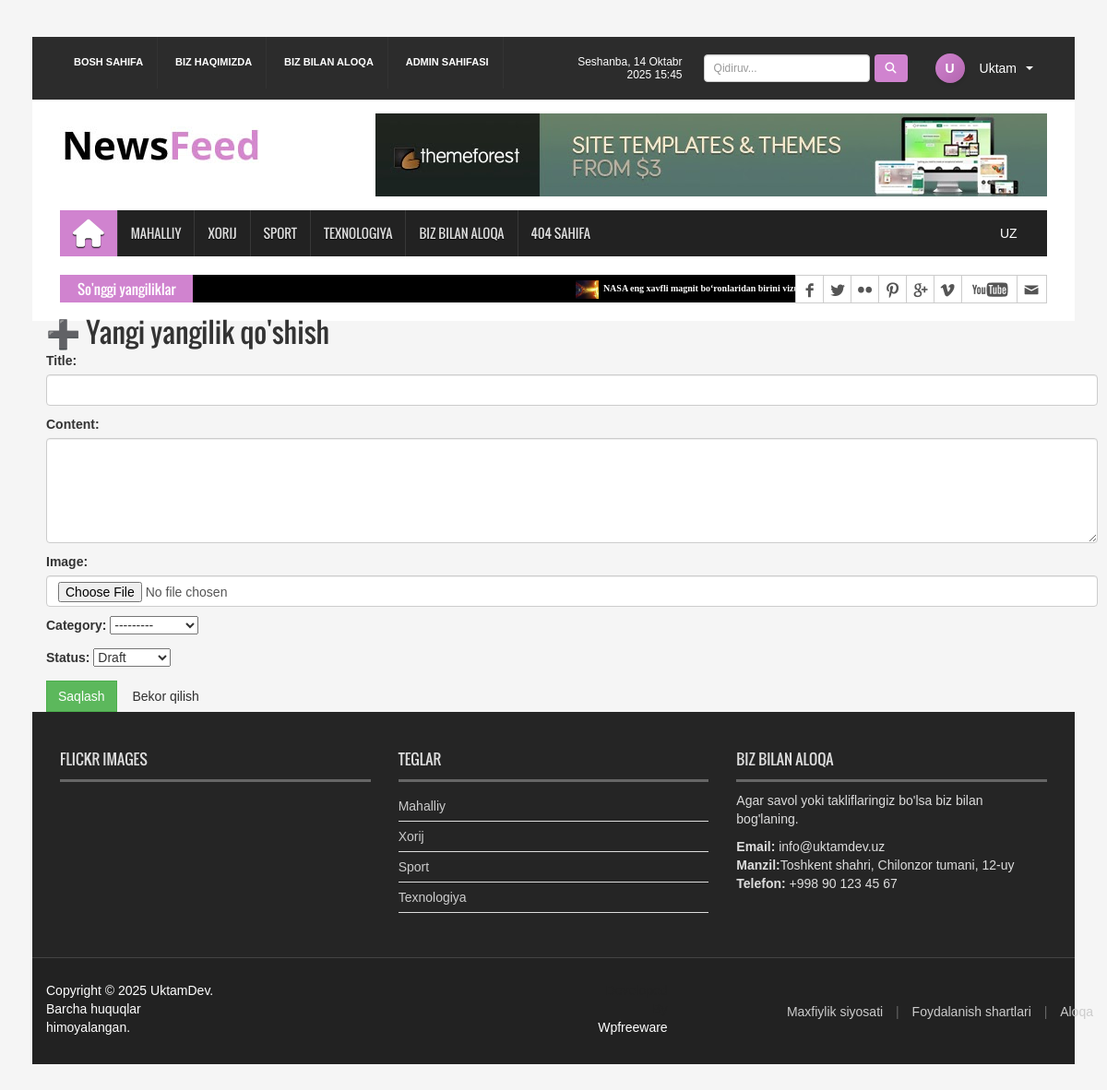
/uz/news/create/ (signed in), run on the app's committed database.
### news_app/models.py (models this page shows, shortened)
class Category(models.Model):
    name = models.CharField(max_length=100, unique=True)
    slug = models.SlugField(max_length=120, unique=True)
    name_en = models.CharField(max_length=100, blank=True, null=True)
    name_ru = models.CharField(max_length=100, blank=True, null=True)
    class Meta:
        verbose_name_plural = 'Categories'
    def __str__(self):
        return self.name
    def get_absolute_url(self):
        return reverse("news:category_detail", kwargs={"slug": self.slug})
    def get_translate_name(self):
        from django.utils import translation
        lang = translation.get_language()
        if lang == "en" and self.name_en:
            return self.name_en
        elif lang == "ru" and self.name_ru:
            return self.name_ru
        return self.name

class News(models.Model):
    class Status(models.TextChoices):
        DRAFT = 'Df', 'Draft'
        PUBLISHED = 'Pu', 'Published'
        ARCHIVED = 'Ar', 'Archived'
    title = models.CharField(max_length=250)
    slug = models.SlugField(max_length=250, unique=True)
    content = models.TextField()
    title_en = models.CharField(max_length=250, blank=True, null=True)
    title_ru = models.CharField(max_length=250, blank=True, null=True)
    content_en = models.TextField(blank=True, null=True)
    content_ru = models.TextField(blank=True, null=True)
    image = models.ImageField(upload_to='news/images/', blank=True, null=True)
    author = models.ForeignKey(User, on_delete=models.CASCADE, related_name='news', null=True, blank=True)
    category = models.ForeignKey(Category, on_delete=models.CASCADE, related_name='news')
    published_at = models.DateTimeField(default=timezone.now)
    created_at = models.DateTimeField(auto_now_add=True)
    updated_at = models.DateTimeField(auto_now=True)
    status = models.CharField(
        max_length=2,
        choices=Status.choices,
        default=Status.DRAFT
    )
    views = models.PositiveIntegerField(default=0) # Ko'rishlar soni
    objects = models.Manager()   # Default manager
    published = PublishedManager()  # Custom manager faqat PUBLISHED postlarni qaytaradi
    def get_translated_title(self):
        lang = translation.get_language()
        if lang == 'en' and self.title_en:
            return self.title_en
        elif lang == 'ru' and self.title_ru:
            return self.title_ru
        return self.title  # default uzbekcha
    class Meta:
        ordering = ['-published_at']
    def get_absolute_url(self):
        return reverse("news:news_detail", kwargs={"slug": self.slug})

### news_app/views.py (the view, shortened to what this page needs)
# urls.py: path("news/create/", NewsCreateView.as_view(), name="news_create"),
class NewsCreateView(LoginRequiredMixin, UserPassesTestMixin, CreateView):
    model = News
    form_class = NewsForm
    template_name = 'crud/news_create.html'
    success_url = reverse_lazy('news:home')
    def test_func(self):
        return self.request.user.is_staff or self.request.user.is_superuser

### news_app/forms.py
class NewsForm(forms.ModelForm):
  class Meta:
    model = News
    fields = ["title", "content", "image", "category", "status"]
    widgets = {
            'title': forms.TextInput(attrs={'class': 'form-control'}),
            'slug': forms.TextInput(attrs={'class': 'form-control'}),
            'content': forms.Textarea(attrs={'class': 'form-control', 'rows': 5}),
            'image': forms.ClearableFileInput(attrs={'class': 'form-control'}),
            'category': forms.Select(attrs={'class': 'form-select'}),
            'status': forms.Select(attrs={'class': 'form-select'}),
        }

### news_app/context_processor.py (called while the page is built)
def latest_news(request):
    latest_news = News.published.order_by('-published_at')[:10]
    categories = Category.objects.all()
    context = {
        'latest_news': latest_news,
        'categories': categories,
    }
    return context

### news_app/models.py (called while the page is built)
    def get_queryset(self):
        return super().get_queryset().filter(status=self.model.Status.PUBLISHED)

### templates/crud/news_create.html (shortened to what this page needs)
{% extends 'news/base.html' %}
{% load static %}
{% block content %}
  <div class="container my-4">
    <h2 class="mb-3">➕ Yangi yangilik qo'shish</h2>
    <form method="post" enctype="multipart/form-data" class="shadow p-4 bg-light rounded">
      {{ form.as_p }}
      <button type="submit" class="btn btn-success">Saqlash</button>
      <a href="{{ news.get_absolute_url}}" class="btn btn-secondary">Bekor qilish</a>
    </form>
  </div>
{% endblock content %}

### templates/news/base.html (shortened to what this page needs)
{% load static %}
{% load i18n %}
<!DOCTYPE html>
<html lang="en">
<head>
    <link rel="stylesheet" type="text/css" href="{% static 'css/bootstrap.min.css' %}">
    <link rel="stylesheet" type="text/css" href="{% static 'css/font-awesome.min.css' %}">
    <link rel="stylesheet" type="text/css" href="{% static 'css/animate.css' %}">
    <link rel="stylesheet" type="text/css" href="{% static 'css/font.css' %}">
    <link rel="stylesheet" type="text/css" href="{% static 'css/li-scroller.css' %}">
    <link rel="stylesheet" type="text/css" href="{% static 'css/news_app.css' %}">
    <link rel="stylesheet" type="text/css" href="{% static 'css/slick.css' %}">
    <link rel="stylesheet" type="text/css" href="{% static 'css/jquery.fancybox.css' %}">
    <link rel="stylesheet" type="text/css" href="{% static 'css/theme.css' %}">
    <link rel="stylesheet" type="text/css" href="{% static 'css/style.css' %}">
    <link rel="stylesheet" href="https://cdnjs.cloudflare.com/ajax/libs/font-awesome/6.4.0/css/all.min.css">
</head>
<body>
<div class="container-fluid">
    <header id="header">
        <div class="row">
            <div class="col-lg-12 col-md-12 col-sm-12">
                <div class="header_top">
                    <div class="header_top_left">
                        <ul class="top_nav">
                            <li><a href="{% url 'news:home' %}">{% trans "Bosh sahifa" %}</a></li>
                            <li><a href="{% url 'news:about' %}">{% trans "Biz haqimizda" %}</a></li>
                            <li><a href="{% url 'news:contact' %}">{% trans "Biz bilan aloqa" %}</a></li>
                            {% if user.is_staff %}
                            <li class="nav-item">
                                <a class="nav-link" href="{% url 'accounts:admin_page' %}">{% trans "Admin sahifasi" %}</a>
                            </li>
                            {% endif %}
                        </ul>
                    </div>
                    <div class="header_top_right pull-right">
                        <p id="current-date" class="pull-left navbar-date">
                            {% now 'l, d F Y H:i' %}
                        </p>
                        <form class="navbar-form navbar-left navbar-search" method="get" action="{% url 'news:search' %}" role="search">
                            <div class="form-group">
                                <input type="text" class="form-control input-sm" name="q" placeholder="Qidiruv..." value="{{ request.GET.q }}">
                            </div>
                            <button type="submit" class="btn btn-default btn-sm search-btn">
                                <i class="fa fa-search"></i>
                            </button>
                        </form>
                        <ul class="nav navbar-nav navbar-right">
                            {% if user.is_authenticated %}
                                <li class="dropdown">
                                    <a href="#" class="dropdown-toggle" data-toggle="dropdown">
                                        <div class="user-info-wrapper">
                                            {% if user.profile.avatar %}
                                                <img src="{{ user.profile.avatar.url }}" alt="Profile" class="avatar-img">
                                            {% else %}
                                                <div class="user-avatar-circle">
                                                    {{ user.username|first|upper }}
                                                </div>
                                            {% endif %}
                                            <span>{{ user.username|title }}</span>
                                        </div>
                                        <b class="caret"></b>
                                    </a>
                                </li>
                            {% endif %}
                        </ul>
                    </div>
                </div>
            </div>
            <div class="col-lg-12 col-md-12 col-sm-12">
                <div class="header_bottom">
                    <div class="logo_area"><a href="{% url 'news:home' %}" class="logo"><img src="{% static 'images/logo.jpg' %}" alt="NewsFeed Logo"></a></div>
                    <div class="add_banner"><a href="#"><img src="{% static 'images/addbanner_728x90_V1.jpg' %}" alt="Advertisement"></a></div>
                </div>
            </div>
        </div>
    </header>
    <section id="navArea">
        <nav class="navbar navbar-inverse" role="navigation">
            <div id="navbar" class="navbar-collapse collapse">
                <ul class="nav navbar-nav main_nav">
                    <li class="active">
                        <a href="{% url 'news:home' %}">
                        <span class="fa fa-home desktop-home"></span>
                        </a>
                    </li>
                    {% for cat in categories %}
                        <li><a href="{{ cat.get_absolute_url }}">{{ cat.get_translate_name }}</a></li>
                    {% endfor %}
                    <li><a href="{% url 'news:contact' %}">{% trans "Biz bilan aloqa" %}</a></li>
                    <li><a href="{% url 'news:404' %}">{% trans "404 sahifa" %}</a></li>
                    <li class="lang-form" style="list-style:none;">
                        <form action="{% url 'set_language' %}" method="post" class="lang-form" style="margin:0;">
                            {% get_current_language as LANGUAGE_CODE %}
                            {% get_available_languages as LANGUAGES %}
                            <select name="language" onchange="this.form.submit()" class="nav-lang-select">
                            {% for lang_code, lang_name in LANGUAGES %}
                                <option value="{{ lang_code }}" {% if lang_code == LANGUAGE_CODE %}selected{% endif %}>
                                {{ lang_code|upper }}
                                </option>
                            {% endfor %}
                            </select>
                        </form>
                    </li>
                </ul>
            </div>
        </nav>
    </section>
    <section id="newsSection">
        <div class="row">
            <div class="col-lg-12 col-md-12">
                <div class="latest_newsarea"> <span>{% trans "So'nggi yangiliklar" %}</span>
                    <ul id="ticker01" class="news_sticker">
                        {% for news in latest_news %}
                        <li><a href="{{ news.get_absolute_url }}"><img src="{{ news.image.url }}" alt="News thumbnail">{{ news.get_translated_title }}</a></li>
                        {% endfor %}
                    </ul>
                    <div class="social_area">
                        <ul class="social_nav">
                            <li class="facebook"><a href="#"></a></li>
                            <li class="twitter"><a href="#"></a></li>
                            <li class="flickr"><a href="#"></a></li>
                            <li class="pinterest"><a href="#"></a></li>
                            <li class="googleplus"><a href="#"></a></li>
                            <li class="vimeo"><a href="#"></a></li>
                            <li class="youtube"><a href="#"></a></li>
                            <li class="mail"><a href="#"></a></li>
                        </ul>
                    </div>
                </div>
            </div>
        </div>
    </section>
    <main>
        {% block content %}
        {% endblock content %}
    </main>
    <footer id="footer">
        <div class="footer_top">
            <div class="row">
                <div class="col-lg-4 col-md-4 col-sm-4">
                    <div class="footer_widget wow fadeInLeftBig">
                        <h2>Flickr Images</h2>
                    </div>
                </div>
                <div class="col-lg-4 col-md-4 col-sm-4">
                    <div class="footer_widget wow fadeInDown">
                        <h2>{% trans "Teglar" %}</h2>
                        <ul class="tag_nav">
                            {% for cat in categories %}
                            <li><a href="{{ cat.get_absolute_url }}">{{ cat.get_translate_name }}</a></li>
                            {% endfor %}
                        </ul>
                    </div>
                </div>
                <div class="col-lg-4 col-md-4 col-sm-4">
                    <div class="footer_widget wow fadeInRightBig">
                        <h2>{% trans "Biz bilan aloqa" %}</h2>
                        <p>{% trans "Agar savol yoki takliflaringiz bo'lsa biz bilan bog'laning." %}</p>
                        <address>
                            <strong>{% trans "Email:" %}</strong> info@uktamdev.uz
                            <br>
                            <strong>{% trans "Manzil:" %}</strong>{% trans "Toshkent shahri, Chilonzor tumani, 12-uy" %}
                            <br>
                            <strong>{% trans "Telefon:" %}</strong> +998 90 123 45 67
                        </address>
                    </div>
                </div>
            </div>
        </div>
        <div class="footer_bottom">
            <div class="container">
                <div class="footer-row">
                    <div class="footer-col">
                        <p class="copyright">
                            {% trans "Copyright © 2025" %}
                            <a href="{% url 'news:home' %}">UktamDev</a>.
                             {% trans "Barcha huquqlar himoyalangan." %}
                        </p>
                    </div>
                    <div class="footer-col">
                        <p class="developer">
                                {% trans "Developed By " %}<a href="https://wpfreeware.com/" target="_blank">Wpfreeware</a>
                        </p>
                    </div>
                    <div class="footer-col">
                        <div class="footer-links">
                            <a href="#">{% trans "Maxfiylik siyosati" %}</a>
                            <span>|</span>
                            <a href="#">{% trans "Foydalanish shartlari" %}</a>
                            <span>|</span>
                            <a href="{% url 'news:contact' %}">{% trans "Aloqa" %}</a>
                        </div>
                    </div>
                </div>
            </div>
        </div>
    </footer>
</div>
</body>
</html>

### static/css/li-scroller.css (style rules this page uses)
ul.newsticker { position:relative; left:750px; font:bold 10px Verdana; list-style-type:none; margin:0; padding:0 }
ul.newsticker li { float:left; margin:0; padding:0 }
ul.newsticker a { white-space:nowrap; padding:0; color:#fff; margin:0 50px 0 0 }
ul.newsticker a > img { height:20px; margin-right:5px; width:25px }

### static/css/news_app.css (style rules this page uses)
body { font-family: Arial, sans-serif; background-color: #f5f5f5; margin: 0; padding: 20px; }

### static/css/theme.css (style rules this page uses)
.navbar-inverse .navbar-nav > .active > a, .navbar-inverse .navbar-nav > .active > a:hover, .navbar-inverse .navbar-nav > .active > a:focus { background-color:#d083cf }
.latest_newsarea span { background:none repeat scroll 0 0 #d083cf }

### data on the page
Category: get_translate_name "MAHALLIY", get_translate_name "Mahalliy"
Category: get_translate_name "XORIJ", get_translate_name "Xorij"
Category: get_translate_name "SPORT", get_translate_name "Sport"
Category: get_translate_name "TEXNOLOGIYA", get_translate_name "Texnologiya"
News: image (picture), get_translated_title "NASA eng xavfli magnit bo‘ronlaridan birini vizuallashtirdi (video)"

### other printed values
{{ user.username|first|upper }} "U"
{{ user.username|title }} "Uktam"
form field language "UZ"
